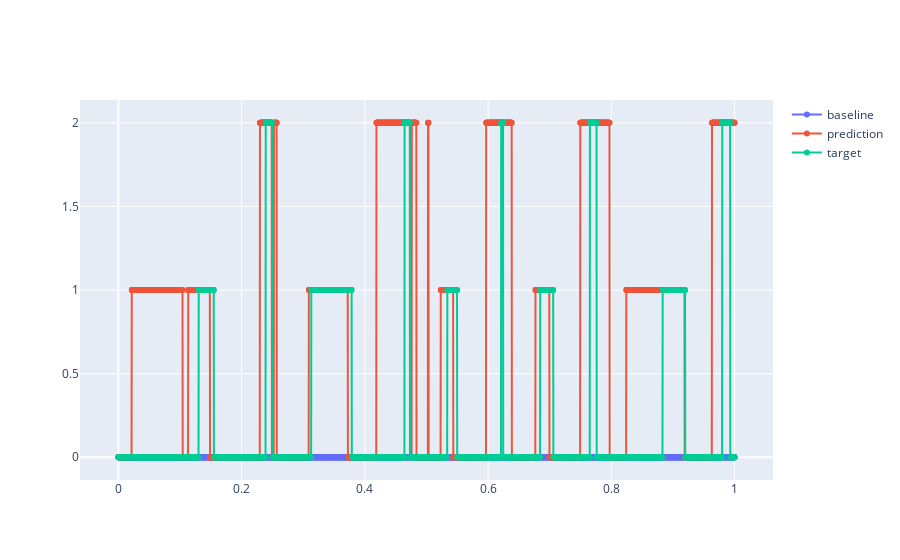

The notebook cell this image was saved under:
### Code cell
x_scale = np.linspace(0, 1, len(test_targets[2000:5000]))

# Create traces
fig = go.Figure()
fig.add_trace(go.Scatter(x=x_scale, y=baseline[2000:5000], mode='markers+lines', name='baseline'))
fig.add_trace(go.Scatter(x=x_scale, y=pred[2000:5000], mode='markers+lines', name='prediction'))
fig.add_trace(go.Scatter(x=x_scale, y=test_targets[2000:5000], mode='markers+lines', name='target'))


fig.show()

### Figure 1 — Plotly figure (JSON) as saved in the notebook; plotly's stock layout.template omitted (floating-point values rounded to 4 significant figures; data arrays with more than 128 entries replaced by an {"elided": "..."} marker saying what was removed)
{"data": [{"mode": "markers+lines", "name": "baseline", "type": "scatter", "x": {"elided": "3000 float values"}, "y": {"elided": "3000 int values"}}, {"mode": "markers+lines", "name": "prediction", "type": "scatter", "x": {"elided": "3000 float values"}, "y": {"elided": "3000 int values"}}, {"mode": "markers+lines", "name": "target", "type": "scatter", "x": {"elided": "3000 float values"}, "y": {"elided": "3000 int values"}}], "layout": {}}
